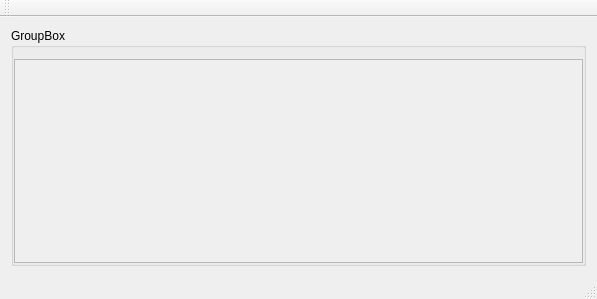
<?xml version="1.0" encoding="UTF-8"?>
<ui version="4.0">
 <class>gJarvisgui</class>
 <widget class="QMainWindow" name="gJarvisgui">
  <property name="geometry">
   <rect>
    <x>0</x>
    <y>0</y>
    <width>597</width>
    <height>299</height>
   </rect>
  </property>
  <property name="windowTitle">
   <string>gJarvisgui</string>
  </property>
  <widget class="QWidget" name="centralWidget">
   <layout class="QHBoxLayout" name="horizontalLayout">
    <item>
     <widget class="QGroupBox" name="groupBox">
      <property name="title">
       <string>GroupBox</string>
      </property>
      <layout class="QFormLayout" name="formLayout">
       <property name="horizontalSpacing">
        <number>0</number>
       </property>
       <property name="leftMargin">
        <number>0</number>
       </property>
       <property name="rightMargin">
        <number>0</number>
       </property>
       <property name="bottomMargin">
        <number>0</number>
       </property>
       <item row="0" column="1">
        <widget class="QScrollArea" name="scrollArea">
         <property name="widgetResizable">
          <bool>true</bool>
         </property>
         <widget class="QWidget" name="scrollAreaWidgetContents">
          <property name="geometry">
           <rect>
            <x>0</x>
            <y>0</y>
            <width>571</width>
            <height>68</height>
           </rect>
          </property>
         </widget>
        </widget>
       </item>
      </layout>
     </widget>
    </item>
   </layout>
  </widget>
  <widget class="QMenuBar" name="menuBar">
   <property name="geometry">
    <rect>
     <x>0</x>
     <y>0</y>
     <width>597</width>
     <height>20</height>
    </rect>
   </property>
  </widget>
  <widget class="QToolBar" name="mainToolBar">
   <attribute name="toolBarArea">
    <enum>TopToolBarArea</enum>
   </attribute>
   <attribute name="toolBarBreak">
    <bool>false</bool>
   </attribute>
  </widget>
  <widget class="QStatusBar" name="statusBar"/>
 </widget>
 <layoutdefault spacing="6" margin="11"/>
 <resources/>
 <connections/>
</ui>
